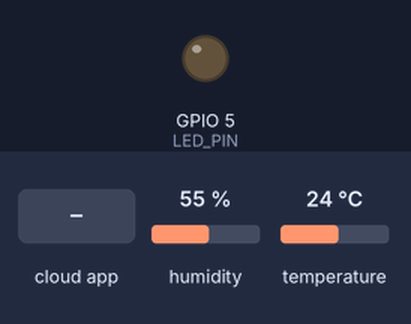
A sketch run on a simulated ESP32. Parts: output pins drawn as LEDs (lit = HIGH). The inputs (shaded band) are chosen by the test bench; at power-on: humidity 55 %, temperature 24 °C. WiFi joins after 1.5 s; servers stay silent unless stated; the Firebase database answers and starts empty; what the sketch prints to the serial monitor is not drawn.

Above: at 2.7 s.
2.8 s: the phone or cloud app sets lightStatus to 1
At 5.3 s:
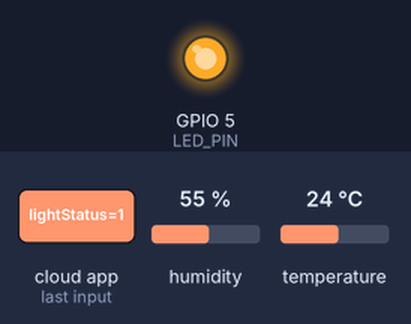
6.2 s: the phone or cloud app sets lightStatus to 0
At 8.7 s:
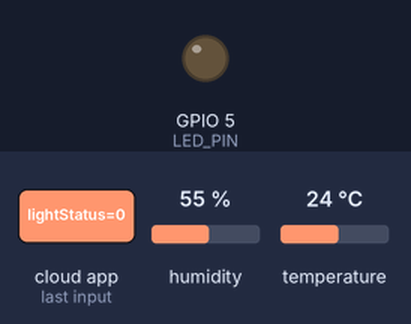
Timing chart, 0 to 10.2 s (numbered marks = the images above; inputs shaded):
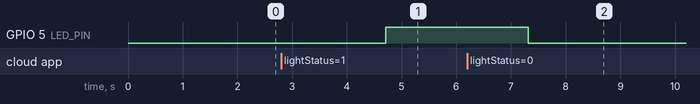

Measured:
- after the input at 2.8 s, GPIO 5 (LED_PIN): LOW → HIGH after 1.9 s
- after the input at 6.2 s, GPIO 5 (LED_PIN): HIGH → LOW after 1.1 s

The sketch:

app.ino
```cpp
#include <WiFi.h>
#include <FirebaseESP32.h>
#include <DHT.h>

// 🔥 Thông tin WiFi của bạn
#define WIFI_SSID "Hanh Tu888"
#define WIFI_PASSWORD "123456789"

// 🔥 Thông tin Firebase của bạn
#define FIREBASE_HOST "nhom4iot-44b0d-default-rtdb.firebaseio.com"
#define FIREBASE_AUTH "zLbzILWcbDAGEM9vfATvZXVJzGmQFrKWnijOe2T5"

FirebaseConfig config;
FirebaseAuth auth;
FirebaseData firebaseData;
DHT dht(4, DHT22); // Cảm biến nhiệt độ/độ ẩm DHT22 (PIN 4)
#define LED_PIN 5   // Đèn LED nối với chân D5

void setup() {
    Serial.begin(115200);
    WiFi.begin(WIFI_SSID, WIFI_PASSWORD);

    while (WiFi.status() != WL_CONNECTED) {
        delay(500);
        Serial.print(".");
    }
    Serial.println("\n✅ WiFi connected!");

    // 🚀 Cấu hình Firebase
    config.host = FIREBASE_HOST;
    config.signer.tokens.legacy_token = FIREBASE_AUTH;

    Firebase.begin(&config, &auth);
    Firebase.reconnectWiFi(true);

    pinMode(LED_PIN, OUTPUT);
    dht.begin();
}

void loop() {
    float temperature = dht.readTemperature();
    float humidity = dht.readHumidity();

    // 🚀 Gửi dữ liệu lên Firebase
    Firebase.setFloat(firebaseData, "/sensorData/temperature", temperature);
    Firebase.setFloat(firebaseData, "/sensorData/humidity", humidity);

    // 🚨 Cảnh báo nếu nhiệt độ > 40°C
    Firebase.setBool(firebaseData, "/sensorData/alert", temperature > 40);

    // 🔥 Kiểm tra trạng thái LED từ Firebase
    if (Firebase.getBool(firebaseData, "/sensorData/lightStatus")) {
        digitalWrite(LED_PIN, firebaseData.boolData() ? HIGH : LOW);
    }

    // 📝 Hiển thị dữ liệu trên Serial Monitor
    Serial.print("Temp: "); Serial.println(temperature);
    Serial.print("Humidity: "); Serial.println(humidity);

    delay(2000); // Cập nhật mỗi 2 giây
}
```
